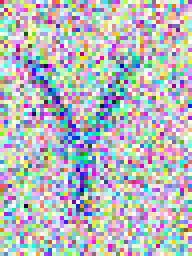
#> input picture images/0_15_Y.png, 48 x 64 px (shown 4 times larger)
$ python -i gen_type_codes.py   (imports and definitions only)
#> lines starting #> are read from the running program, lines starting #| are printed output that depends on the picture
### codes/config.py
import numpy as np
import matplotlib as mpl
# mpl.use('Agg')
import random
import matplotlib.pyplot as plt
import os
import datetime

import cv2

num_epochs = 50
num_batches_per_epoch = 100
save_steps = 10000
validation_steps = 10
image_channel = 3
image_height = 64
image_width = 192
out_channels = 64
cnn_count = 4
leakiness = 0.01
num_hidden = 128
num_classes = 36 + 2
initial_learning_rate = 0.001
decay_steps = 4000
decay_rate = 0.96
output_keep_prob = 0.8
batch_size = 100

RELEASE = True
adv_step = 0.01
adv_count = 10
c = 15
radius = 0.8
file_count = 100

LABEL_CHOICES = "ABCDEFGHIJKLMNOPQRSTUVWXYZ0123456789"
LABEL_CHOICES_LIST = [str(i) for i in LABEL_CHOICES]
encode_maps = {}
decode_maps = {}
for i, char in enumerate(LABEL_CHOICES, 1):
    encode_maps[char] = i
    decode_maps[i] = char
#> further down, picture is the input picture: PIL image 48x64 RGBA; mean R, G, B, A 182.3, 184.9, 189, 255

SPACE_INDEX = 0
SPACE_TOKEN = ''
encode_maps[SPACE_TOKEN] = SPACE_INDEX
decode_maps[SPACE_INDEX] = SPACE_TOKEN
SPACE_INDEX = 37
SPACE_TOKEN = ''
encode_maps[SPACE_TOKEN] = SPACE_INDEX
decode_maps[SPACE_INDEX] = SPACE_TOKEN

# encode_maps[''] = 37
# decode_maps[37] = ''

# [34 lines left out: functions sparse_tuple_from_label, accuracy_calculation, not called in this run]

### codes/gen_type_codes.py
import cv2
import random
import numpy as np
from PIL import Image
from PIL import ImageDraw
from PIL import ImageFont
from PIL import ImageFilter
from captcha.image import DEFAULT_FONTS, ImageCaptcha
from skimage.util import random_noise
from codes.config import image_height, image_width

# [1 line that did not run here, left out]

SALT_LEVEL = []
NOISE_NUM = [i for i in range(0, 46, 5)]

radius=1
class MyGaussianBlur(ImageFilter.Filter):
    name = "GaussianBlur"

    def __init__(self, radius=2):
        self.radius = radius

    def filter(self, image):
        return image.gaussian_blur(self.radius)


# [55 lines left out: functions gene_code_all, gene_code_clean, gene_code_clean_one, addsalt_pepper, gen_gauss_code, not called in this run]


def add_gauss(image, radius=2):
    image = image.filter(MyGaussianBlur(radius))
    return image


# [5 lines left out: function binary, not called in this run]

def throsh_binary(image):
    img = cv2.cvtColor(np.asarray(image), cv2.COLOR_RGB2BGR)
    c = cv2.cvtColor(img, cv2.COLOR_RGB2GRAY)
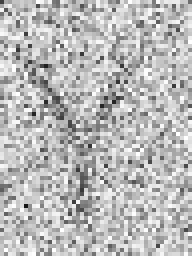
#> c: shape (64, 48) (shown 4 times larger); min 22, max 255, mean 185.8
    retval, image = cv2.threshold(c, 0, 255, cv2.THRESH_OTSU)
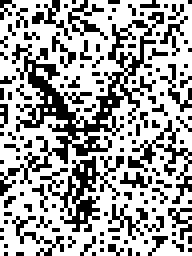
#> image: shape (64, 48) (shown 4 times larger); 64.6% white; black in thin lines or dots
#> retval = 175
    image = Image.fromarray(image).convert('RGB')
#> image: PIL image 48x64 RGB; 64.6% white; black in thin lines or dots
    return image

def preprocess(image):
    flag = random.randint(0, 5)
    # flag=4
    if flag == 0:
        image = binary(image)
    elif flag == 1:
        image = add_gauss(image, radius)
    elif flag == 2:
        image=throsh_binary(image)
    elif flag == 3:
        image=throsh_binary(image)
        image = add_gauss(image, radius)
        image = image.convert('RGB')
    elif flag == 4:
        image = add_gauss(image, radius)
        image=throsh_binary(image)
    else:
        image = np.asarray(image).astype(np.float32) / 255.
        return image
    image = np.asarray(image).astype(np.float32) / 255.
    return image


# [78 lines left out: functions normal_choice, gene_code_normal, random_color, gen_code_analy, gen_type_1, gen_type_2 and 1 more, not called in this run]

# [11 lines of commented-out code are left out]

>>> from PIL import Image
>>> picture = Image.open('../images/0_15_Y.png')
#> (the run stopped early here; a loop or call above may not have finished)

$ run again, on images/11_15_Y.png
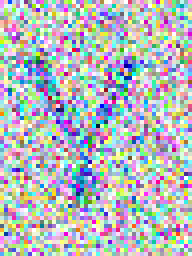
#> input picture images/11_15_Y.png, 48 x 64 px (shown 4 times larger)
#> picture is the input picture: PIL image 48x64 RGBA; mean R, G, B, A 179.7, 184.7, 188.5, 255
#> in throsh_binary, `c = cv2.cvtColor(img, cv2.COLOR_RGB2GRAY)`:
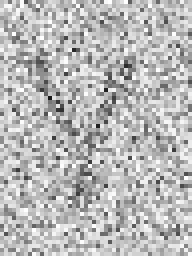
#> c: shape (64, 48) (shown 4 times larger); min 24, max 255, mean 185.2
#> in throsh_binary, `retval, image = cv2.threshold(c, 0, 255, cv2.THRESH_OTSU)`:
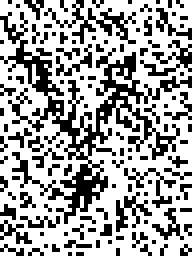
#> image: shape (64, 48) (shown 4 times larger); 64.1% white; black in thin lines or dots
#> retval = 175

$ run again, on images/24_20_Y.png
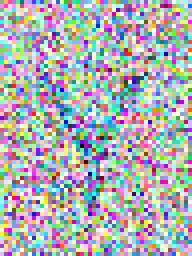
#> input picture images/24_20_Y.png, 48 x 64 px (shown 4 times larger)
#> picture is the input picture: PIL image 48x64 RGBA; mean R, G, B, A 172.4, 175.5, 178.5, 255
#> in throsh_binary, `c = cv2.cvtColor(img, cv2.COLOR_RGB2GRAY)`:
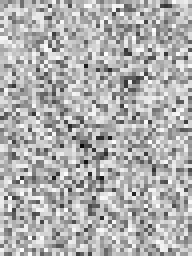
#> c: shape (64, 48) (shown 4 times larger); min 7, max 255, mean 176
#> in throsh_binary, `retval, image = cv2.threshold(c, 0, 255, cv2.THRESH_OTSU)`:
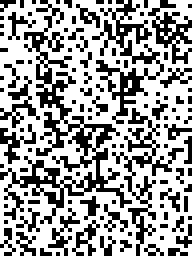
#> image: shape (64, 48) (shown 4 times larger); 62.1% white; black in thin lines or dots
#> retval = 166
